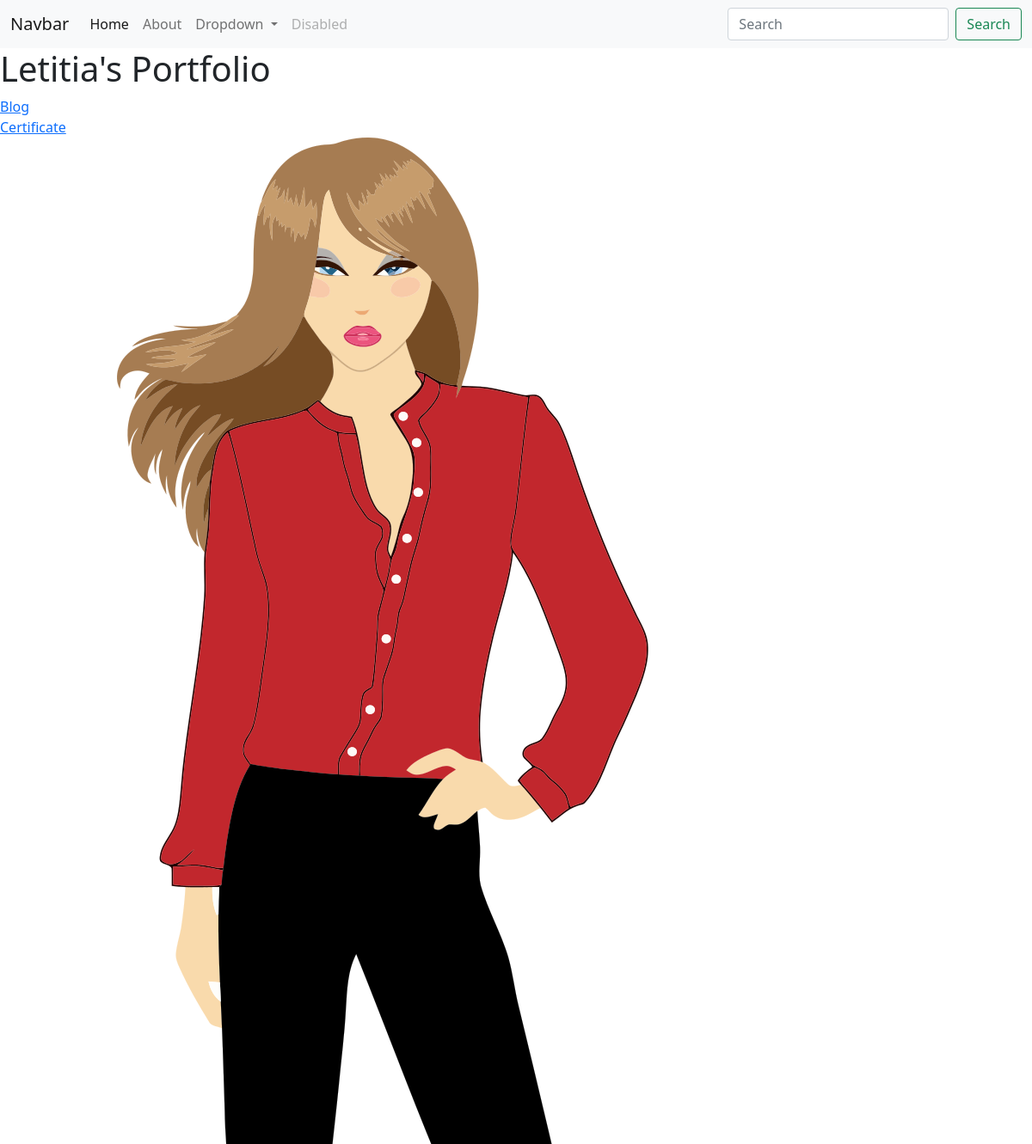
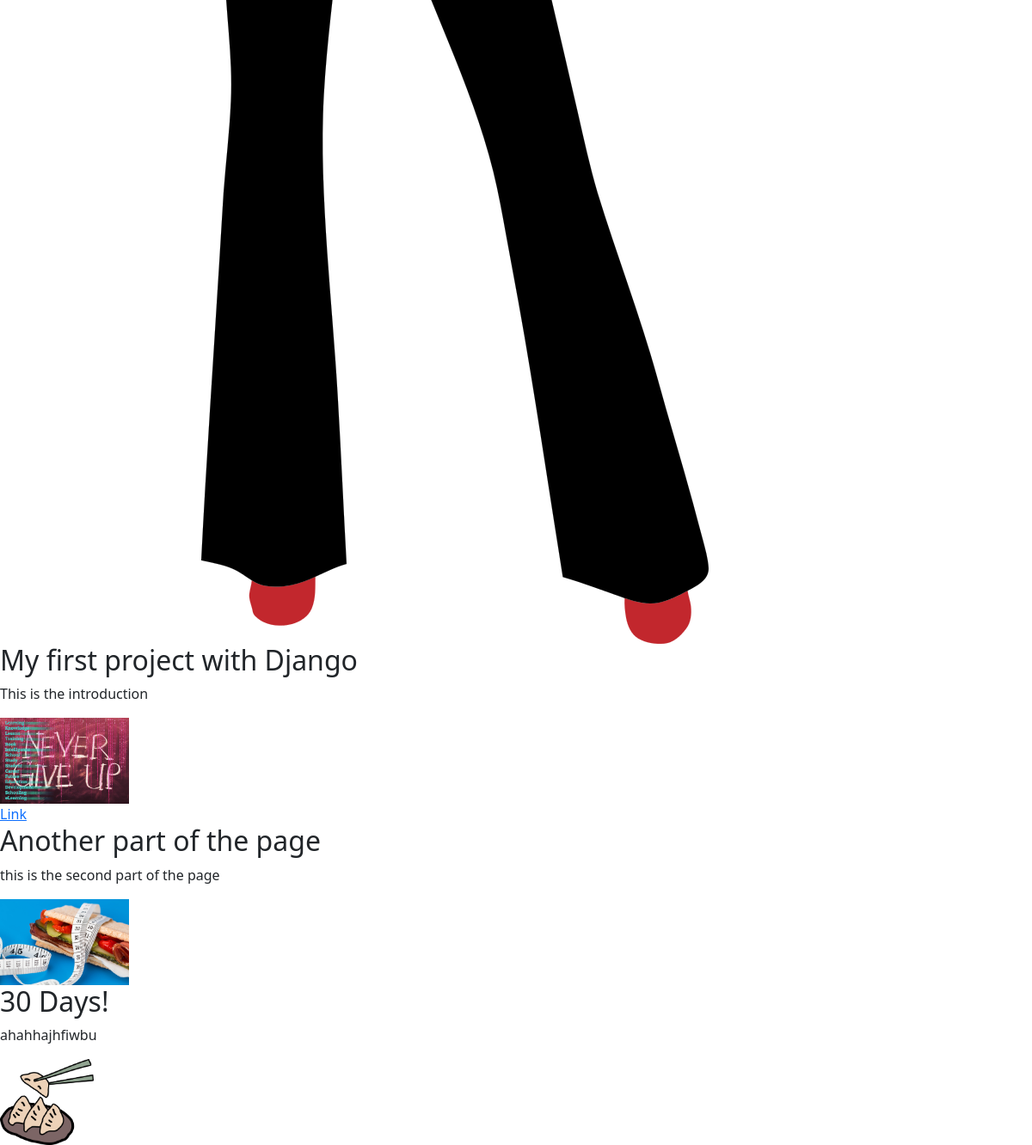
The page / on the database its author committed (2 pictures, top to bottom).
### portfolio/models.py (models this page shows, shortened)
class Project(models.Model):
    title = models.CharField(max_length=100)
    description = models.CharField(max_length=250)
    image = models.ImageField(upload_to="portfolio/images/")
    url = models.URLField(blank=True)

### portfolio/views.py (the view)
# urls.py: 2. Add a URL to urlpatterns:  path('', views.home, name='home')
def home(request):
    projects = Project.objects.all()
    return render(request, 'portfolio/home.html', {'projects':projects})

### portfolio/templates/portfolio/home.html
{% extends 'portfolio/base.html' %}
{% block content %}
  <h1>Letitia's Portfolio</h1>
  {% load static %}
  <a href="{% url 'blog:all_blogs' %}">Blog</a>
  <br>
  <a href="{% static 'portfolio/Python with Google-1.pdf' %}">Certificate</a>
  <br>
  <img src="{% static 'portfolio/fashion-1296491.png' %}" alt="">
  {% for project in projects %}
  <h2>{{ project.title }}</h2>
  <p>{{ project.description }}</p>
  <img src="{{ project.image.url }}" alt="" height="100" width="">
  {% if project.url %}
  <br>
  <a href="{{ project.url }}">Link</a>
  {% endif %}
  {% endfor %}
{% endblock %}

### portfolio/templates/portfolio/base.html (shortened to what this page needs)
<!doctype html>
<html lang="en">
  <head>
    <link href="https://cdn.jsdelivr.net/npm/bootstrap@5.0.0-beta3/dist/css/bootstrap.min.css" rel="stylesheet">
  </head>
  <body>
    <nav class="navbar navbar-expand-lg navbar-light bg-light">
  <div class="container-fluid">
    <a class="navbar-brand" href="#">Navbar</a>
    <div class="collapse navbar-collapse" id="navbarSupportedContent">
      <ul class="navbar-nav me-auto mb-2 mb-lg-0">
        <li class="nav-item">
          <a class="nav-link active" aria-current="page" href="#">Home</a>
        </li>
        <li class="nav-item">
          <a class="nav-link" href="#">About</a>
        </li>
        <li class="nav-item dropdown">
          <a class="nav-link dropdown-toggle" href="#" id="navbarDropdown" role="button" data-bs-toggle="dropdown" aria-expanded="false">
            Dropdown
          </a>
        </li>
        <li class="nav-item">
          <a class="nav-link disabled" href="#" tabindex="-1" aria-disabled="true">Disabled</a>
        </li>
      </ul>
      <form class="d-flex">
        <input class="form-control me-2" type="search" placeholder="Search" aria-label="Search">
        <button class="btn btn-outline-success" type="submit">Search</button>
      </form>
    </div>
  </div>
</nav>
{% block content %} {% endblock %}
  </body>
</html>

### rows shown on the page
Project: title "My first project with Django", description "This is the introduction", image (picture)
Project: title "Another part of the page", description "this is the second part of the page", image (picture)
Project: title "30 Days!", description "ahahhajhfiwbu", image (picture)
